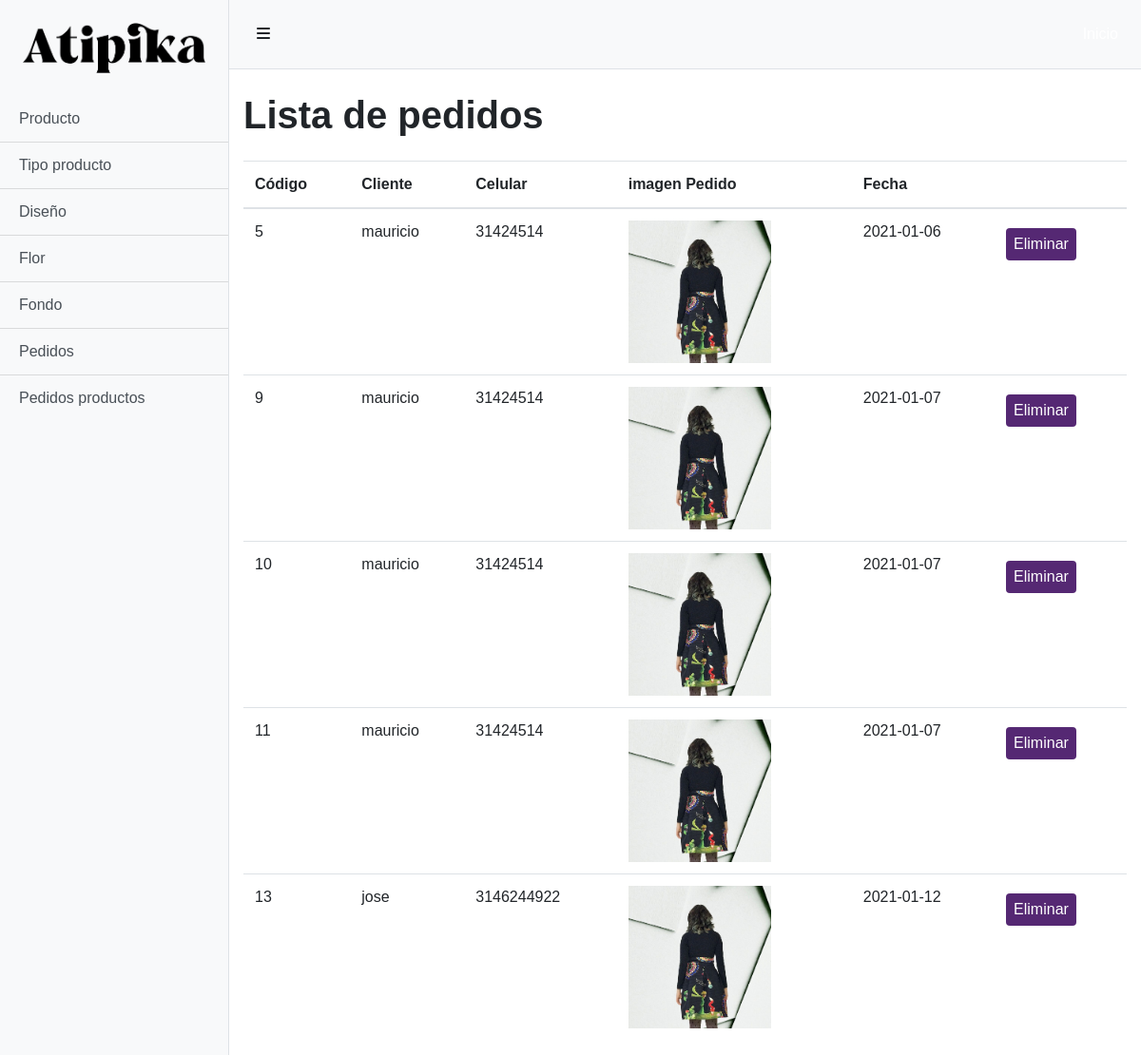
/admin/pedidos_diseno_hecho.php (signed in), run on the app's committed database.
### tables this page shows
CREATE TABLE `tblcliente` (
  `id` varchar(20) NOT NULL,
  `nombre` varchar(30) NOT NULL,
  `apellidos` varchar(30) NOT NULL,
  `celular` varchar(15) NOT NULL,
  `correo` varchar(100) NOT NULL,
  `contrasena` varchar(100) NOT NULL,
  `rol` int(11) NOT NULL
);

### conexion.php (called while the page is built, shortened)
<?php
$urlimagen="http://localhost/GIT/atipika/images/";
?>

### admin/pedidos_diseno_hecho.php (the view, shortened to what this page needs)
<?php
include '../conexion.php';
?>
<!DOCTYPE html>
<html lang="es">
    <head>
        <link rel="stylesheet" href="https://cdn.jsdelivr.net/npm/bootstrap@4.5.3/dist/css/bootstrap.min.css">
        <link href="simple-sidebar.css" rel="stylesheet">
        <link href="../css/estilo.css" rel="stylesheet">
    </head>
    <body>
        <div class="d-flex" id="wrapper">
            <div class="bg-light border-right" id="sidebar-wrapper">
                <div class="list-group list-group-flush">
                <div class="p-4"><a href="../index.php"><img src="../img/logo-01.png"></a>
                </div>
                    <a href="producto.php" class="list-group-item list-group-item-action bg-light">Producto</a>
                    <a href="tipo_producto.php" class="list-group-item list-group-item-action bg-light">Tipo producto</a>
                    <a href="diseño.php" class="list-group-item list-group-item-action bg-light">Diseño</a>
                    <a href="flor.php" class="list-group-item list-group-item-action bg-light">Flor</a>
                    <a href="fondo.php" class="list-group-item list-group-item-action bg-light">Fondo</a>
                    <a href="pedidos.php" class="list-group-item list-group-item-action bg-light">Pedidos</a>
                    <a href="pedidos_diseno_hecho.php" class="list-group-item list-group-item-action bg-light">Pedidos productos</a>
                </div>
            </div>
            <div id="page-content-wrapper">
                <nav class="navbar navbar-expand-lg navbar-light bg-light border-bottom">
                <button class="btn btn-admin toggled" id="menu-toggle"><i class="fas fa-bars"></i></button>
                    <div class="collapse navbar-collapse" id="navbarSupportedContent">
                        <ul class="navbar-nav ml-auto mt-2 mt-lg-0">
                            <li class="nav-item">
                                <a class="nav-link" href="../index.php">Inicio
                                    <span class="sr-only">(current)</span></a>
                            </li>
                        </ul>
                    </div>
                </nav>
            <div class="container-fluid">
                    <h1 class="mt-4">Lista de pedidos</h1>
                    <div class="mt-4">
            <table class="table table-hover">
                <thead class="thead">
                    <th>Código</th>
                    <th>Cliente</th>
                    <th>Celular</th>
                    <th>imagen Pedido</th>
                    <th>Fecha</th>
                    <th></th>
                </thead>
                <?php
                $sel = $conn ->query("SELECT `tblpedido_diseño_hecho`.`id_pedido`, `tblcliente`.`nombre`, `tblcliente`.`celular`, `tbldiseñohechos`.`imagen`, `tblpedido_diseño_hecho`.`fecha`
                FROM `tblpedido_diseño_hecho`
                    LEFT JOIN `tblcliente` ON `tblpedido_diseño_hecho`.`id_cliente` = `tblcliente`.`id`
                    LEFT JOIN `tbldiseñohechos` ON `tblpedido_diseño_hecho`.`cod_diseño_hecho` = `tbldiseñohechos`.`cod_diseño_hecho`");
                while ($fila = $sel -> fetch_assoc()) {
                ?>
                <tr>
                    <td><?php echo $fila['id_pedido'] ?></td>
                    <td><?php echo $fila['nombre'] ?></td>
                    <td><?php echo $fila['celular'] ?></td>
                    <td><img src="<?php echo $urlimagen.$fila['imagen'];?>" style="width:150px; heigth: 150px;"></td>
                    <td><?php echo $fila['fecha'] ?></td>
                    <td><a href="#" onclick="preguntar(<?php echo $fila['id_pedido']?>)"><button class="btn btn-color">Eliminar</button></a></td>
                </tr>
                <?php } ?>
            </table>
        </div>
    </div>
        </div>
    </body>
</html>

### admin/simple-sidebar.css (style rules this page uses)
#wrapper { overflow-x: hidden; }
#sidebar-wrapper { min-height: 100vh; margin-left: -15rem; -webkit-transition: margin .25s ease-out; -moz-transition: margin .25s ease-out; -o-transition: margin .25s ease-out; transition: margin .25s ease-out; }
#sidebar-wrapper .list-group { width: 15rem; }
#page-content-wrapper { min-width: 100vw; }
@media (min-width: 768px) { #sidebar-wrapper { margin-left: 0; } }
@media (min-width: 768px) { #page-content-wrapper { min-width: 0; width: 100%; } }

### css/estilo.css (style rules this page uses)
* { transition: all 0.3s; margin: 0; max-width: 100%; }
html, body { font-family: 'Raleway', sans-serif; }
h1, h2, h3 { font-weight: 700; }
.btn-color { background-color: #552873; color: #ffffff; border: none; font-size: 1rem; padding: 0.3rem 0.5rem; margin-top: 0.5rem; }
.navbar { padding: 1rem; }
nav a { color: #ffffff !important; text-decoration: none; transition: 0.2s; }

### data on the page
tblpedido_diseño_hecho: id_pedido "5", id_cliente.nombre "mauricio", id_cliente.celular "31424514", cod_diseño_hecho.imagen (picture), fecha "2021-01-06"
tblpedido_diseño_hecho: id_pedido "9", id_cliente.nombre "mauricio", id_cliente.celular "31424514", cod_diseño_hecho.imagen (picture), fecha "2021-01-07"
tblpedido_diseño_hecho: id_pedido "10", id_cliente.nombre "mauricio", id_cliente.celular "31424514", cod_diseño_hecho.imagen (picture), fecha "2021-01-07"
tblpedido_diseño_hecho: id_pedido "11", id_cliente.nombre "mauricio", id_cliente.celular "31424514", cod_diseño_hecho.imagen (picture), fecha "2021-01-07"
tblpedido_diseño_hecho: id_pedido "13", id_cliente.nombre "jose", id_cliente.celular "3146244922", cod_diseño_hecho.imagen (picture), fecha "2021-01-12"
